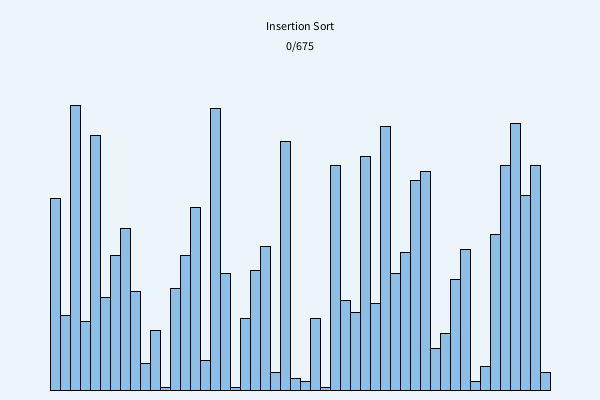
Frame 1 (no input)
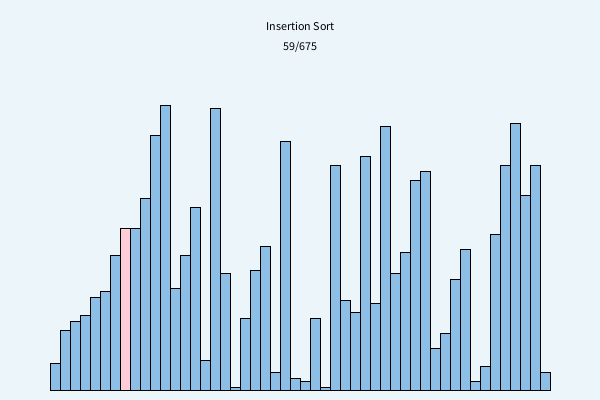
Frame 60 (the mouse pressed at the canvas centre just before this capture)
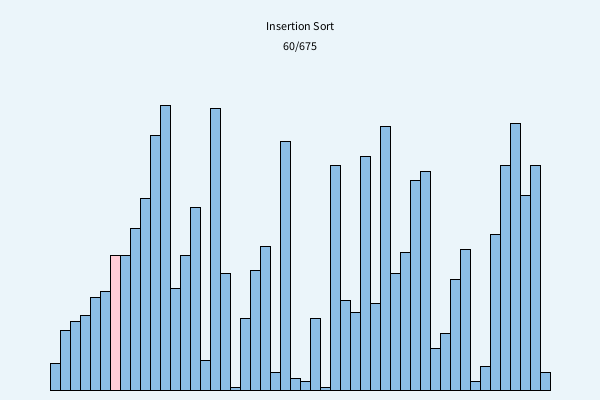
Frame 120 (the mouse held since frame 60 and released just before this capture)

The Processing sketch that drew these frames (run headless with seeded random() and noise(); from frame 60 on, the mouse is pressed at the canvas centre):

// Processing sketch: InsertionSort_Animation
// ── InsertionSort_Animation.pde
ArrayList<Array> lists;
Array list, plist;
int len=50, index=0, loop=0, napTime=50;
boolean autoFlag=true;


void setup() {
  size(600, 400);
  run();
  list = lists.get(0);
}


void draw() {
  background(235, 245, 250);
  list = lists.get(index);
  list.draw();
  fill(0);
  
  textAlign(CENTER);
  text("Insertion Sort", width/2, 30);
  text(index+"/"+loop, width/2, 50);
  
  if (autoFlag) nextStep();
}


void nextStep() {
  delay(napTime);
  
  if (index<loop) index++;
  else autoFlag = false;
}


void keyPressed() {
  // Space = pause/play
  if(key == ' ') {
    autoFlag = !autoFlag;
  }
  
  // A = faster
  else if(key == 'a') {
    if(napTime>50)
      napTime -= 50;
  }
  
  // S = slower
  else if(key == 's') {
    napTime += 50;
  }
  
  // Left arrow = previous frame
  else if(key == CODED && keyCode == LEFT) {
    if(index>0){
      index--;
    }  
  }
  
  // Right arrow = next frame
  else if(key == CODED && keyCode == RIGHT) {
    if(index<loop){
      index++;
    }
  }
}


void mousePressed() {
  if(autoFlag) autoFlag=false;
  if(mouseButton == LEFT) {
    if(index>0) index--;
  }
  else if(mouseButton == RIGHT) {
    if(index<loop) index++;
  }
}


void run() {
  loop = index = 0;
  lists = new ArrayList<Array>();
  
  // Create the original random array
  lists.add(new Array(len, 0, -1));
  list = lists.get(0);
  list.printArray();
  
  insertionSort();
  
  list = lists.get(loop);
  list.printArray();
}


void insertionSort() {
  int i, j;
  int temp;

  // Start from the second element
  for (i=1; i<len; i++) {
    // Get the current array
    plist = lists.get(loop);
    
    // Make a copy for the next animation frame
    lists.add(new Array(len, plist.arr, i, i));
    
    loop++;
    list = lists.get(loop);
    list.insertIndex = 1;
    
    // Save the value we want to insert
    temp = list.arr[i];
    
    // Move larger values to the right
    for(j=i-1; j>=0; j--) {
      
      // Highlight the current position
      plist = lists.get(loop);
      
      lists.add(new Array(len, plist.arr, i, j));
      
      loop++;
      list = lists.get(loop);
      
      if (temp < list.arr[j]) {
        list.arr[j+1] = list.arr[j];
      } else {
        break;
      }
    }
      
    // Put temp into the correct position
    list.arr[j+1] = temp;
    
    list.insertIndex = j+1;
  }
}

// ── Array.pde
class Array {
  int i0, j0, len, max, w;
  int[] arr;
  int margin = 10;
  int maxIndex = -1;
  int insertIndex = -1;
  
  
  // Create random numbers
  void shuffle() {
    for(int i=0; i<len;i++) {
      arr[i] = (int)random(max);
    }
  }
  
  
  // Create a new random array
  Array(int len, int i0, int j0) {
    max = 100;
    this.i0 = i0;
    this.j0 = j0;
    this.len = len;
    
    arr = new int[len];
    w = (int)((width-2*margin)/len + 2);
    shuffle();
  }
  
  
  // Make a copy of an existing array
  Array(int len, int[] arr, int i0, int j0) {
    max = 100;
    this.i0 = i0;
    this.j0 = j0;
    this.len = len;
    
    this.arr = new int[len];
    w = (int)((width-2*margin)/len + 2);
    
    for (int i=0; i<len; i++) {
      this.arr[i] = arr[i];
    }
  }
  
  
  // Draw the array
  void draw() {
    int x, y, h;
    int barWidth = w - 3;
    int totalWidth = len * barWidth;
    int startX = (width - totalWidth)/2;
    
    for (int i=0; i<len; i++) {
      
      // Element being inserted
      if(i == insertIndex)
        fill(10, 10, 100);
      // Element being compared
      else if(i == j0)
        fill(255, 205, 215);
      else
        fill(140, 190, 230);
        
      x = startX + i * barWidth;
      h = arr[i];
      y = height - margin - 3 * h;
      
      rect(x, y, barWidth, 3*h);
    }
  }
  
  
  // Print the array in the console
  void printArray() {
    print("("+nf(i0,2)+","+nf(j0,2)+")- ");
    for(int i=0; i<len; i++) {
      print(nf(arr[i],2)+" ");
    }
    println();
  }
}  
